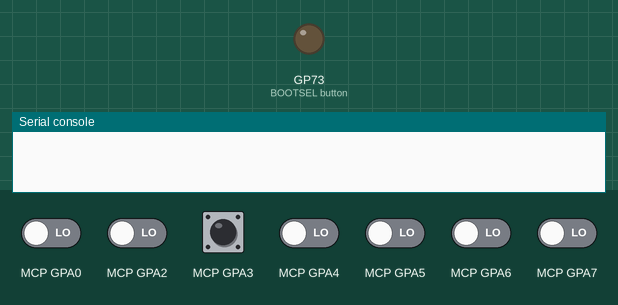
This program was run on a simulated Raspberry Pi Pico running MicroPython. Parts: output pins drawn as LEDs (lit = HIGH), the last lines printed to the serial console. The test bench sets the inputs (shaded band); at power-on: MCP GPA3 HIGH, MCP GPA0, MCP GPA2, MCP GPA4–7 LOW. Library files of the repository ran but are not shown: mcp23017.py. At 8.1 s the program stops and its outputs stay as they are.

Above: at 0.1 s.
At 6.1 s:
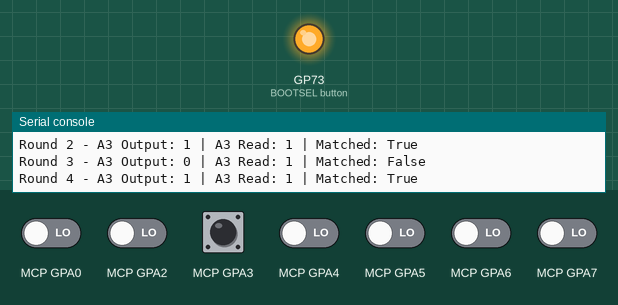
Timing chart, 0 to 8.6 s (numbered marks = the images above):
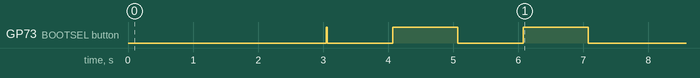

The program:

main.py
```python
# Python env   : MicroPython v1.23.0
# -*- coding: utf-8 -*-
# @Time    : 2026/3/13 下午6:20
# @Author  : hogeiha
# @File    : main.py
# @Description : MCP23017测试  配置I2C扫描、引脚输入输出、虚拟引脚操作、极性反转验证

# ======================================== 导入相关模块 =========================================

from machine import SoftI2C, Pin
import mcp23017  # 导入MCP23017驱动模块
import time

# ======================================== 全局变量 ============================================

# I2C硬件配置常量
I2C_SCL_PIN = 5
I2C_SDA_PIN = 4
I2C_FREQ = 100000
# MCP23017目标I2C地址
TARGET_SENSOR_ADDR = 0x20
# 引脚定义常量
A1_PIN = 1  # A1引脚编号（输出）
A3_PIN = 3  # A3引脚编号（输入）
# 全局MCP23017对象
mcp = None

# ======================================== 功能函数 ============================================


def test_mcp_functions():
    """
    演示MCP23017核心功能：基本电平读写、虚拟引脚操作、寄存器批量操作、输入极性反转
    Args:
        无

    Raises:
        无

    Notes:
        依次验证不同功能模块，输出关键调试信息

    ==========================================

    Demonstrate MCP23017 core functions: basic level read/write, virtual pin operation, batch register operation, input polarity inversion
    Args:
        None

    Raises:
        None

    Notes:
        Verify different function modules in sequence and output key debugging information
    """
    # ---------- 演示1：基本读写（A3输出，A3读取） ----------
    print("\n=== Demo 1: Basic Level Read/Write ===")
    # 切换A3电平为高，读取A3验证（短接后A3应同步为高）
    mcp.pin(A1_PIN, value=1)
    a3_val = mcp.pin(A3_PIN)  # 读取A3电平（返回True/False）
    print(f"A3 Output Level: HIGH (1) | A3 Read Level: {'HIGH (1)' if a3_val else 'LOW (0)'}")

    # 切换A3电平为低，读取A3验证
    mcp.pin(A1_PIN, value=0)
    a3_val = mcp.pin(A3_PIN)
    print(f"A3 Output Level: LOW (0) | A3 Read Level: {'HIGH (1)' if a3_val else 'LOW (0)'}")

    # ---------- 演示2：虚拟引脚用法（更直观的引脚操作） ----------
    print("\n=== Demo 2: Virtual Pin Operation ===")
    # 获取A3和A3的虚拟引脚对象
    A3_vpin = mcp[A1_PIN]
    a3_vpin = mcp[A3_PIN]

    # 用虚拟引脚设置A3为高
    A3_vpin.output(val=1)  # 等价于mcp.pin(A1_PIN, mode=0, value=1)
    a3_val = a3_vpin.value()  # 读取A3电平
    print(f"Virtual Pin A3 Output: HIGH (1) | Virtual Pin A3 Read: {'HIGH (1)' if a3_val else 'LOW (0)'}")

    # ---------- 演示3：批量配置/读取寄存器（进阶） ----------
    print("\n=== Demo 3: Batch Register Operation ===")
    # 读取PortA（A0-A7）的整体模式（IODIR寄存器）
    porta_mode = mcp.porta.mode
    print(f"PortA Mode Register Value: 0x{porta_mode:02X} (A3=Output(0), A3=Input(1) As Expected)")

    # 读取PortA的上拉电阻配置（GPPU寄存器）
    porta_pullup = mcp.porta.pullup
    print(f"PortA Pullup Register Value: 0x{porta_pullup:02X} (A3 Pullup Enabled(1) As Expected)")

    # ---------- 演示4：输入极性反转（可选，取消注释后验证） ----------
    print("\n=== Demo 4: Input Polarity Inversion ===")
    # 启用A3极性反转
    mcp.pin(A3_PIN, polarity=1)
    # 再次设置A3为高，A3读取应为低（因为极性反转）
    mcp.pin(A1_PIN, value=1)
    a3_val = mcp.pin(A3_PIN)
    print(f"A3 Output: HIGH (1) | A3 Inverted Read: {'HIGH (1)' if a3_val else 'LOW (0)'} (Expected LOW)")

    # 恢复A3极性为正常
    mcp.pin(A3_PIN, polarity=0)


def loop_verify():
    """
    循环验证A3输出与A3输入的电平同步性，每1秒切换一次A3电平
    Args:
        无

    Raises:
        无

    Notes:
        循环5次，输出每次的电平匹配结果，需短接A3和A3引脚

    ==========================================

    Cyclically verify the level synchronization between A3 output and A3 input, switch A3 level every 1 second
    Args:
        None

    Raises:
        None

    Notes:
        Loop 5 times, output the level matching result each time, need to short-circuit A3 and A3 pins
    """
    print("\n=== Loop Verification (Switch A3 Level Every 1 Second) ===")
    print("Short-circuit A3 and A3, observe if A3 synchronizes with A3 level changes...")
    count = 0
    while count < 5:  # 循环5次
        # 切换A3电平
        current_val = count % 2  # 0/1交替
        mcp.pin(A1_PIN, value=current_val)
        # 读取A3
        a3_val = mcp.pin(A3_PIN)
        # 打印结果
        print(f"Round {count+1} - A3 Output: {current_val} | A3 Read: {1 if a3_val else 0} | Matched: {current_val == a3_val}")
        time.sleep(1)
        count += 1


# ======================================== 自定义类 ============================================


# ======================================== 初始化配置 ===========================================

time.sleep(3)
print("FreakStudio: MCP23017 I2C Expander Function Test - Short A3 and A3 Pins")

# 初始化I2C总线（适配Raspberry Pi Pico）
i2c_bus = SoftI2C(scl=Pin(I2C_SCL_PIN), sda=Pin(I2C_SDA_PIN), freq=I2C_FREQ)

# 开始扫描I2C总线上的设备
devices_list: list[int] = i2c_bus.scan()
print("START I2C SCANNER")

# 检查I2C设备扫描结果
if len(devices_list) == 0:
    print("No i2c device !")
    raise SystemExit("I2C scan found no devices, program exited")
else:
    print("i2c devices found:", len(devices_list))

# 遍历地址列表初始化目标传感器（MCP23017）
for device in devices_list:
    if device == TARGET_SENSOR_ADDR:
        print("I2c hexadecimal address:", hex(device))
        try:
            # 初始化MCP23017
            mcp = mcp23017.MCP23017(i2c=i2c_bus, address=TARGET_SENSOR_ADDR)
            print("Target sensor initialization successful")
            break
        except Exception as e:
            print(f"Sensor Initialization failed: {e}")
            continue
else:
    # 未找到目标地址时抛出明确异常
    raise Exception("No MCP23017 found at target address 0x20")

# 配置引脚（核心：A3输出，A3输入）
# 配置A3为输出模式（mode=0），初始电平低（value=0）
mcp.pin(A1_PIN, mode=0, value=0)
# 配置A3为输入模式（mode=1），启用内部上拉电阻（pullup=1）
mcp.pin(A3_PIN, mode=1, pullup=1)

# ========================================  主程序  ============================================

if __name__ == "__main__":
    try:
        # 执行核心功能测试
        test_mcp_functions()
        # 执行循环验证
        loop_verify()
        print("\nProgram execution completed successfully!")
    except OSError as e:
        print(f"Error: {e}, Please check I2C wiring or MCP23017 address!")
    except Exception as e:
        print(f"Initialization Error: {e}")
```
